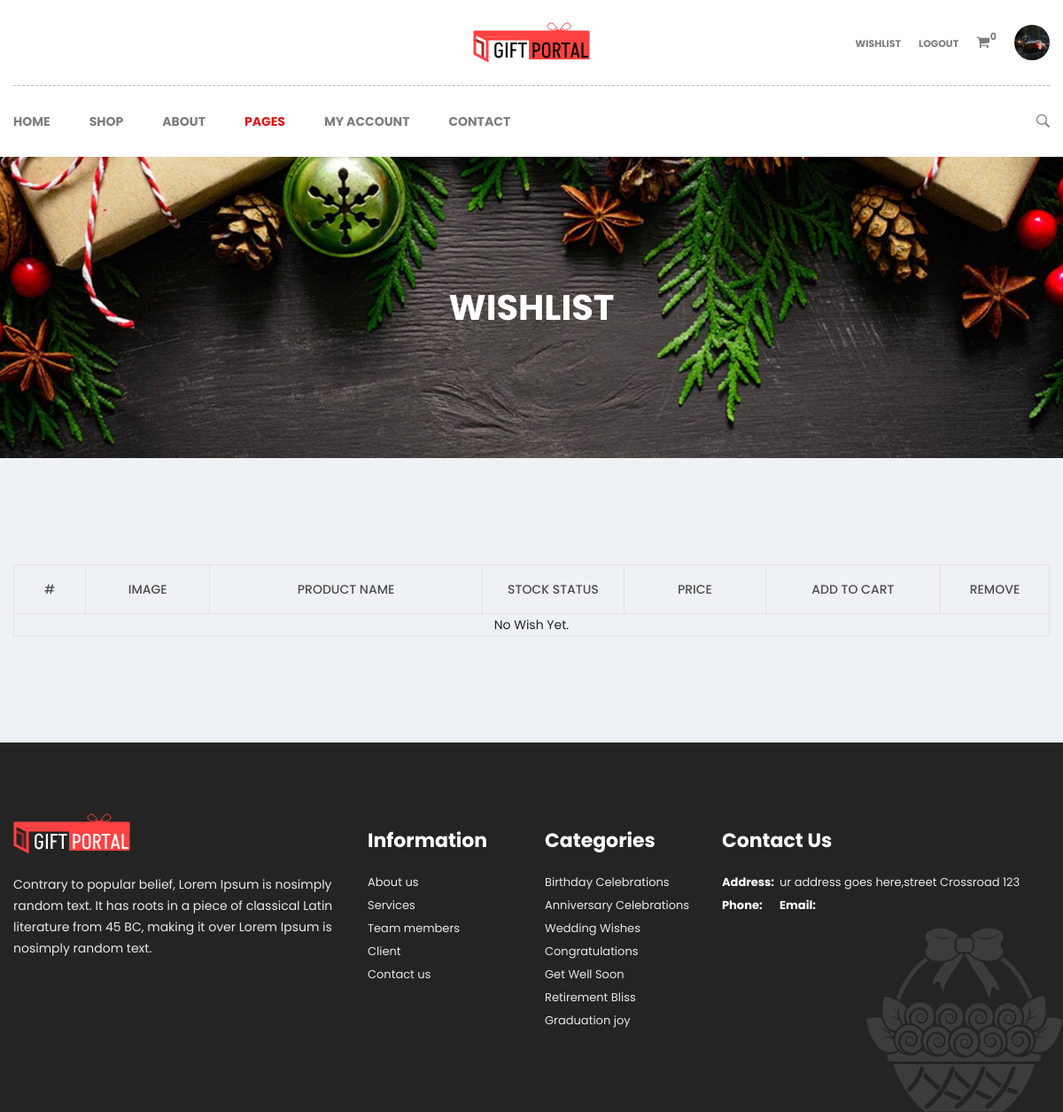
The page /wishlist (signed in) on the database as committed earlier.
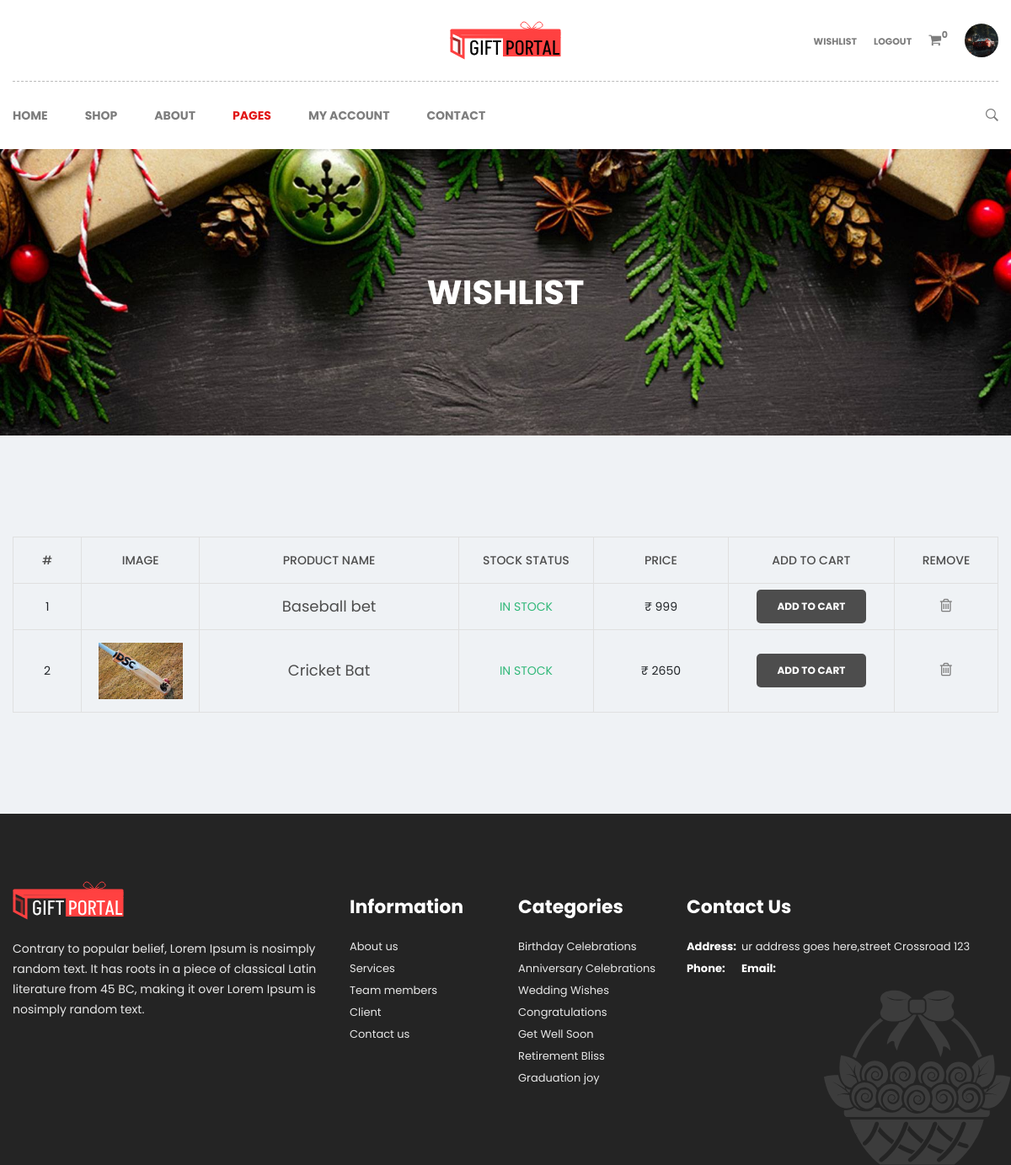
The same page on the database as committed later.
### giftapp/models.py (models this page shows, shortened)
class usertable(models.Model):
    u_name=models.CharField(max_length=20)
    u_email=models.CharField(max_length=20)
    u_password=models.CharField(max_length=25)
    u_phone=models.BigIntegerField()
    u_status=models.IntegerField(choices=U_STATUS, default=0)
    u_image=models.ImageField()
    u_type=models.CharField(max_length=10)
    dob=models.DateField()
    is_verified=models.BooleanField(default=False)
    comments=models.CharField(max_length=100, default="")
    u_address=models.TextField(default="")
    def user_photo(self):
       return mark_safe('<img src="{}" width="100"/>'.format(self.u_image.url))
    user_photo.allow_tags = True

class wishlist(models.Model):
    u_id = models.ForeignKey(usertable, on_delete=models.CASCADE)
    p_id = models.ForeignKey(producttable, on_delete=models.CASCADE)
    created_at = models.DateTimeField(auto_now_add=True)

class producttable(models.Model):
    catid = models.ForeignKey(categorytable, on_delete=models.CASCADE)
    stockist_id = models.ForeignKey(usertable, on_delete=models.CASCADE)
    p_name=models.CharField(max_length=15)
    p_description=models.CharField(max_length=25)
    p_image=models.ImageField()
    p_quantity=models.IntegerField()
    p_price=models.BigIntegerField()
    p_status=models.IntegerField(choices=PRODUCT_STATUS, default=0)

### giftapp/views.py (the view)
# urls.py: path("wishlist", views.wishList, name="wishlist"),
def wishList(request):
    dataOfWish = wishlist.objects.filter(u_id=request.session.get('u_id'))
    return render(request, "wishlist.html", {'data':dataOfWish})

### giftapp/context_processors.py (called while the page is built)
def user_data(request):
    user_id = request.session.get('u_id')
    seller=False
    user_data = None
    if user_id:
        try:
            user_data = usertable.objects.get(id=user_id)
            if user_data.u_type=="seller":
                seller=True
        except usertable.DoesNotExist:
            pass
    return {'user_data': user_data,
            'seller':seller}

### giftapp/templates/wishlist.html (shortened to what this page needs)
<!doctype html>
{% load static %}
<html class="no-js" lang="en">
    <head>
        <link rel="stylesheet" href="{% static 'css/bootstrap.min.css' %}" />
        <link rel="stylesheet" href="{% static 'css/font-awesome.min.css' %}" />
        <link rel="stylesheet" href="{% static 'css/ionicons.min.css' %}" />
        <link rel="stylesheet" href="{% static 'css/plugins.css' %}" />
        <link rel="stylesheet" href="{% static "style.css" %}" />
    </head>
<body>
<div id="main-wrapper" class="section">
    {% include 'includes/header.html' %}
    <div class="page-banner-section section" style="background-image: url({% static "img/bg/page-banner.jpg" %})">
        <div class="container">
            <div class="row">
                <div class="page-title text-center col">
                    <h1>Wishlist</h1>
                </div>
            </div>
        </div>
    </div>
    <div class="wishlist-section section pt-120 pb-90">
        <div class="container">
            <div class="row">
                <div class="col-12">
                    <div class="table-responsive mb-30">
                        <table class="table cart-table text-center">
                            <thead>
                                <tr>
                                    <th class="number">#</th>
                                    <th class="image">image</th>
                                    <th class="name">product name</th>
                                    <th class="qty">stock status</th>
                                    <th class="price">price</th>
                                    <th class="total">add to cart</th>
                                    <th class="remove">remove</th>
                                </tr>
                            </thead>
                            <tbody>
                                {%if data%}
                                {% for wishData in data %}
                                    <tr>
                                    <td><span class="cart-number">{{forloop.counter}}</span></td>
                                    <td><a href="product-details/{{wishData.p_id.id}}" class="cart-pro-image"><img src="/media/{{wishData.p_id.p_image}}" alt="" /></a></td>
                                    <td><a href="product-details/{{wishData.p_id.id}}" class="cart-pro-title">{{wishData.p_id.p_name}}</a></td>
                                    <td><p class="stock in-stock">
                                        {% if wishData.p_id.p_quantity <= 0 %}
                                            not in stock
                                        {%elif wishData.p_id.p_quantity <= 15 %}
                                            hurry up, few left!
                                        {%else%}
                                            in stock
                                        {% endif %}
                                    </p></td>
                                    <td><p class="cart-pro-price">₹ {{wishData.p_id.p_price}}</p></td>
                                    <td><button class="wl-add-cart-btn">add to cart</button></td>
                                    <td>
                                        <a href="deletewishlistitem/{{wishData.id}}">
                                            <button class="cart-pro-remove"><i class="fa fa-trash-o"></i></button>
                                        </a>
                                    </td>
                                </tr>
                                {% endfor %}
                                {%else%}
                                <tr>
                                    <td colspan="7">No Wish Yet.</td>
                                </tr>
                                {%endif%}
                            </tbody>
                        </table>
                    </div>
                </div>
            </div>
        </div>
    </div>
    {% include 'includes/footer.html' %}
</div>
</body>
</html>

### giftapp/templates/includes/header.html (shortened to what this page needs)
<!DOCTYPE html>
{% load static %}
<html class="no-js" lang="en">
  <head>
    <link rel="stylesheet" href="{% static 'css/bootstrap.min.css' %}" />
    <link rel="stylesheet" href="{% static 'css/font-awesome.min.css' %}" />
    <link rel="stylesheet" href="{% static 'css/ionicons.min.css' %}" />
    <link rel="stylesheet" href="{% static 'css/plugins.css' %}" />
    <link rel="stylesheet" href="{% static "style.css" %}" />
  </head>
  <body>
    <div id="main-wrapper" class="section">
    <div class="header-section section">
        <div class="account-menu header-top">
          <div class="container">
            <div class="row">
              <div class="col">
                <div class="header-top-wrapper">
                  <div class="row">
                    <div class="header-social col-md-4 col-12">
                            </div>
                    <div class="header-logo col-md-4 col-12">
                      <a href="/" class="logo"
                        ><img src="{% static '/img/logo.svg' %}" alt="logo" /></a
                      >
                    </div>
                    <div class="account-menu user-menu col-md-4 col-12">
                      <ul>
                        {%if request.session.u_id is not None%}
                        {% if seller %}
                        <li><a href="/addproduct">addproduct</a></li>
                        {% else %}
                        <li><a href="/wishlist">Wishlist</a></li>
                        {% endif %}
                        <li><a href="/logout">Logout</a></li>
                        {%if not seller%}
                        <li>
                          <a href="#" data-toggle="dropdown"
                            ><i class="fa fa-shopping-cart"></i
                            ><span class="num">0</span></a
                          >
                        </li>
                        {%endif%}
                        {%endif%}
                        {%if user_data is not None%}
                        <li>
                          <img src="/media/{{user_data.u_image}}" class="u_image" alt="" srcset="">
                         </li>
                         {%endif%}
                      </ul>
                    </div>
                  </div>
                </div>
              </div>
            </div>
          </div>
        </div>
        <div class="header-bottom section">
          <div class="container">
            <div class="row">
              <div class="header-bottom-wrapper text-center col">
                <nav id="main-menu" class="main-menu">
                  <ul>
                    {% if request.path == "/" %}
                    <li class='active'><a  href="/">Home</a></li>
                    {% else %}
                    <li ><a  href="/">Home</a></li>
                    {% endif %}
                    {% if request.path == "/shop" %}
                    <li class="active">
                      <a href="shop" class="active">shop</a>
                    </li>
                    {%else%}
                    <li>
                      <a href="shop">shop</a>
                    </li>
                    {%endif%}
                    {% if request.path == "/about" %}
                    <li class='active'><a  href="/about">about</a></li>
                    {% else %}
                    <li ><a  href="/about">about</a></li>
                    {% endif %}
                    {%if request.path == "/cart" or request.path == "/checkout" or request.path == "/wishlist" or request.path == "under-construction"%}
                    <li class='active'>
                      <a href="#">pages</a>
                    </li>
                    {%endif%}
                    {%if request.path == "/signup" or request.path == "/login"%}
                    <li class='active'>
                      <a href="">My account</a>
                      <ul class="sub-menu">
                        {%if request.path == "/signup"%}
                        <li class='active'><a href="/signup">Sign Up</a></li>
                        {%else%}
                        <li><a href="/signup">Sign Up</a></li>
                        {%endif%}
                        {%if request.path == "/login"%}
                        <li class='active'><a href="/login">Log In</a></li>
                        {%else%}
                        <li><a href="/login">Log In</a></li>
                        {%endif%}
                      </ul>
                    </li>
                    {%else%}
                    <li >
                      <a href>My account</a>
                    </li>
                    {%endif%}
                    {% if request.path == "/contact" %}
                    <li class='active'><a  href="/contact">Contact</a></li>
                    {% else %}
                    <li ><a  href="/contact">Contact</a></li>
                    {% endif %}
                  </ul>
                </nav>
                <div class="header-search">
                  <button class="search-toggle">
                    <i class="ion-ios-search-strong"></i>
                  </button>
                </div>
              </div>
            </div>
          </div>
        </div>
      </div>
    </div>
  </body>
</html>

### giftapp/templates/includes/footer.html (shortened to what this page needs)
<!DOCTYPE html>
{% load static %}
<html lang="en">
    <head>
      <link rel="stylesheet" href="{% static '/css/bootstrap.min.css' %}" />
      <link rel="stylesheet" href="{% static '/css/font-awesome.min.css' %}" />
      <link rel="stylesheet" href="{% static '/css/ionicons.min.css' %}" />
      <link rel="stylesheet" href="{% static '/css/plugins.css' %}" />
      <link rel="stylesheet" href="{% static "/style.css" %}" />
      </head>
<body>
    <div
    class="footer-section section bg-dark"
    style="background-image: url({% static "/img/bg/footer-bg-1.svg" %})"
  >
    <div class="container">
      <div class="row">
        <div class="col">
          <div class="footer-top section pt-80 pb-50">
            <div class="row">
              <div class="footer-widget col-lg-4 col-md-6 col-12 mb-40">
                <img
                  class="footer-logo"
                  src="{% static '/img/footer-logo.svg' %}"
                  alt="logo"
                />
                <p>
                  Contrary to popular belief, Lorem Ipsum is nosimply random
                  text. It has roots in a piece of classical Latin
                  literature from 45 BC, making it over Lorem Ipsum is
                  nosimply random text.
                </p>
              </div>
              <div class="footer-widget col-lg-2 col-md-3 col-12 mb-40">
                <h4 class="widget-title">Information</h4>
                <ul>
                  <li><a href="#">About us</a></li>
                  <li><a href="#">Services</a></li>
                  <li><a href="#">Team members</a></li>
                  <li><a href="#">Client</a></li>
                  <li><a href="#">Contact us</a></li>
                </ul>
              </div>
              <div class="footer-widget col-lg-2 col-md-3 col-12 mb-40">
                <h4 class="widget-title">Categories</h4>
                <ul>
                  <li><a href="#">Birthday Celebrations</a></li>
                  <li><a href="#">Anniversary Celebrations</a></li>
                  <li><a href="#">Wedding Wishes</a></li>
                  <li><a href="#">Congratulations</a></li>
                  <li><a href="#">Get Well Soon</a></li>
                  <li><a href="#">Retirement Bliss</a></li>
                  <li><a href="#">Graduation joy</a></li>
                </ul>
              </div>
              <div class="footer-widget col-lg-4 col-md-6 col-12 mb-40">
                <h4 class="widget-title">Contact Us</h4>
                <ul>
                  <li>
                    <span>Address:</span> ur address goes here,street
                    Crossroad 123
                  </li>
                  <li>
                    <span>Phone:</span>
                  </li>
                  <li>
                    <span>Email:</span>
                  </li>
                </ul>
              </div>
            </div>
          </div>
        </div>
      </div>
    </div>
  </div>
</body>
</html>

### giftapp/templates/includes/header.html (style rules this page uses)
.user-menu { display: flex; align-items: center; }
.user-menu ul { display: flex; align-items: center; list-style-type: none; margin: 0; padding: 0; }
.user-menu ul li { margin-left: 10px; }
.u_image { width: 40px; height: 40px; border-radius: 50%; object-fit: cover; }

Rows that differ between the two databases and show on the page:
added wishlist: p_id.p_name "Baseball bet", shows "IN STOCK", p_id.p_price "999"
added wishlist: p_id.p_image (picture), p_id.p_name "Cricket Bat", shows "IN STOCK", p_id.p_price "2650"
Other text that changed with them:
text no longer shown: "No Wish Yet."
